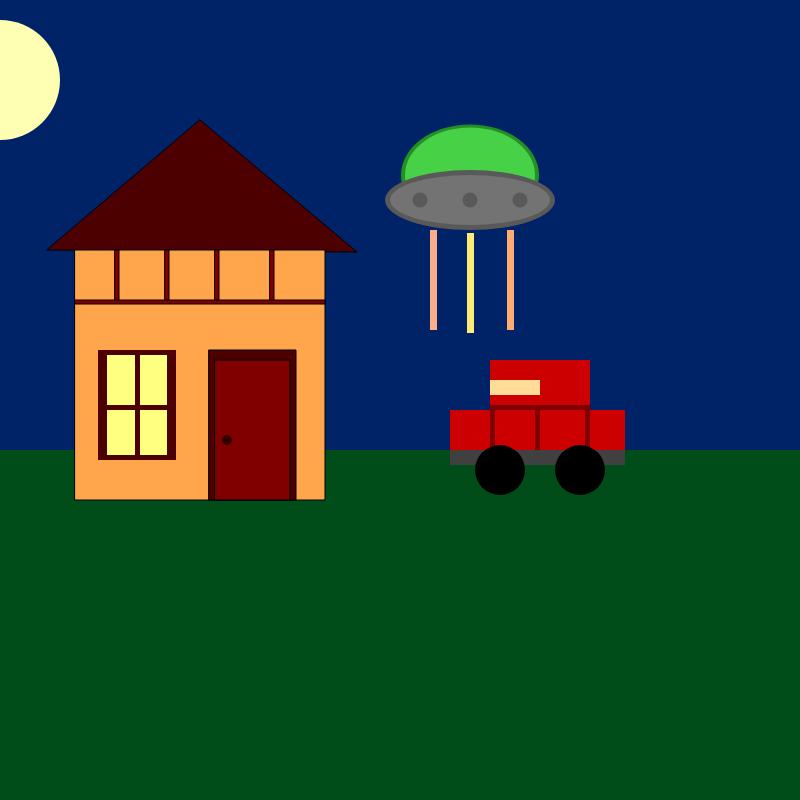
Frame 1 (no input)
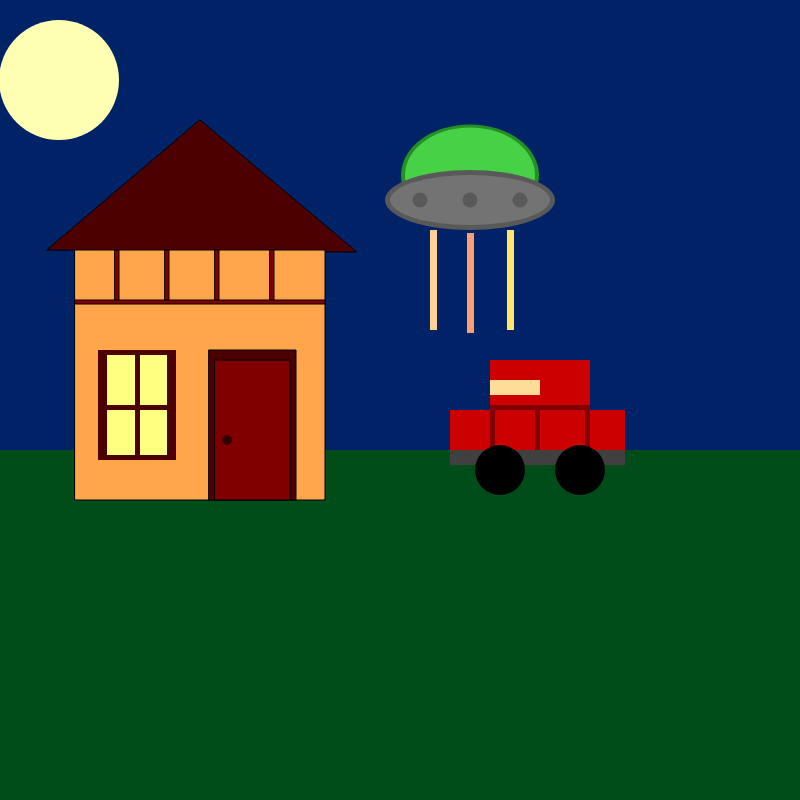
Frame 60 (no input)
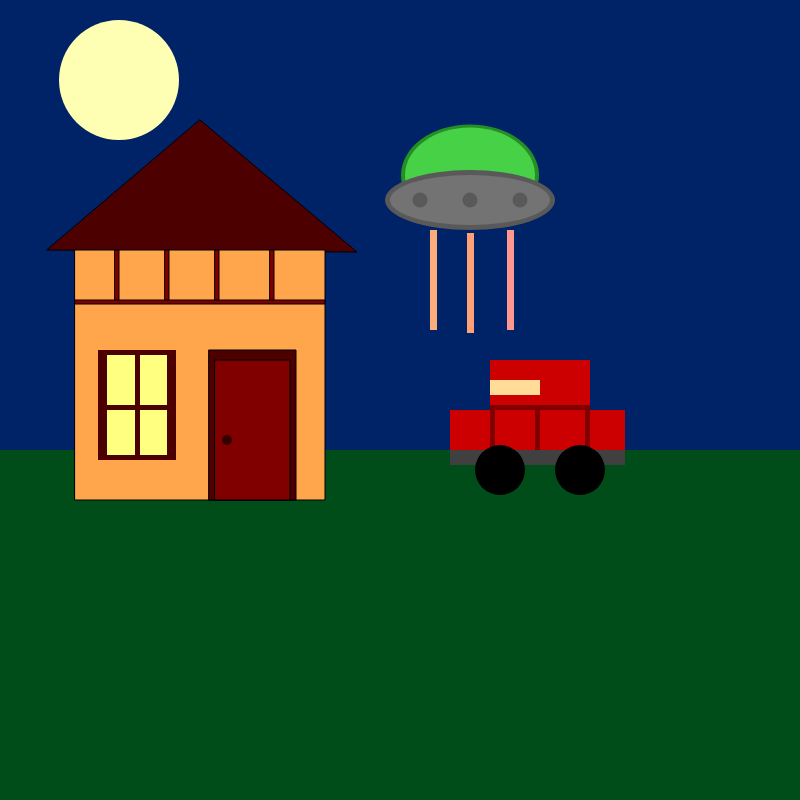
Frame 120 (the mouse pressed at the canvas centre since frame 60)

The p5.js sketch that drew these frames (run headless with seeded random() and noise() and a simulated clock; from frame 60 on, the mouse is pressed at the canvas centre):

// p5.js sketch
// ── sketch.js
//Eva Quinlan
//18th October 2026
// Assigntment 1

let x = 0;
let y = 80;

function setup() {
  createCanvas(800, 800);
}

function draw() {
  background(0, 34, 102);

  fill(2255, 255, 179);
  noStroke();
  ellipse(x, y, 120, 120);

  x = x +1;

  if (x > 650) {
    x = 0;
  }

//ground
  fill(0, 77, 26)
  rect(0,450,800,400)
  
  // roof
  stroke(0);
  fill(77,0,0);
  triangle(47, 250, 357, 252, 200, 120);

  //house
  fill(255,166,77)
  rect(75,250,250,250)

  //house details
    fill(128,0, 0)
  rect(75,300,250,4)
  fill(128,0, 0)
  rect(215,250,4,50)
  fill(128,0, 0)
  rect(165,250,4,50)
  fill(128,0, 0)
  rect(115,250,4,50)
    fill(128,0, 0)
  rect(270,250,4,50)

      //door
  fill(77,0,0)
  rect(209,350,87,150)

  //door
  fill(128,0,0)
  rect(215,360,75,140)

  //door knob
  fill(51,0,0)
  noStroke()
  ellipse(227,440,10,10)

      //window details
  fill(77,0,0)
  rect (98,350,78,110)

      //window
  fill(255,255,128)
  rect (107,355,60,100)

        //window details
 fill(77,0,0)
  rect (135,355,5,105)

          //window details
 fill(77,0,0)
  rect (107,405,60,5)

  //car body
  fill(204,0,0)
  rect(450,410,175,55)

  //car body
 fill(204,0,0)
  rect(490,360,100,50)

  //car details
  fill(128, 0, 0)
  rect(490,405,100,5)

  //car details
  fill(128, 0, 0)
  rect(535,405,5,50)

  //car details
  fill(128, 0, 0)
  rect(585,405,5,50)

  //car details
  fill(128, 0, 0)
  rect(490,405,5,50)

  //window
  fill(255, 221, 153)
  rect(490,380,50,15)

  //car details
  fill(64,64,64)
  rect(450,450,175,15)

  //wheels
  fill(0,0,0)
  ellipse(500,470,50,50)

   //wheels
  fill(0,0,0)
  ellipse(580,470,50,50)

  //spacecraft details
      fill(36, 143, 36)
  ellipse(470,175,138,101)

  //spacecraft window
    fill(71, 209, 71)
  ellipse(470,175,130,95)

    //spacecraft details
  fill(89, 89, 89)
  ellipse(470,200,170,60)

  //spacecraft body
  fill(115, 115, 115)
  ellipse(470,200,160,50)

      //spacecraft details
  fill(89, 89, 89)
  ellipse(420,200,15,15)

        //spacecraft details
  fill(89, 89, 89)
  ellipse(470,200,15,15)

        //spacecraft details
  fill(89, 89, 89)
  ellipse(520,200,15,15)

  //laser beams
  fill(random(255, 255, 102),random(255, 153, 255), random(153, 102, 255));
  rect(430,230,7,100)

    //laser beams
  fill(random(255, 255, 102),random(255, 153, 255), random(153, 102, 255));
  rect(467,233,7,100)

    //laser beams
  fill(random(255, 255, 102),random(255, 153, 255), random(153, 102, 255));
  rect(507,230,7,100)
}
